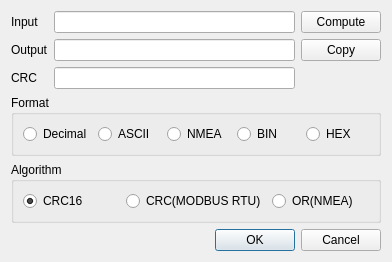
<?xml version="1.0" encoding="UTF-8"?>
<ui version="4.0">
 <class>DialogCRC</class>
 <widget class="QDialog" name="DialogCRC">
  <property name="geometry">
   <rect>
    <x>0</x>
    <y>0</y>
    <width>392</width>
    <height>237</height>
   </rect>
  </property>
  <property name="windowTitle">
   <string>Calc CRC</string>
  </property>
  <layout class="QGridLayout" name="gridLayout_3">
   <item row="0" column="0">
    <widget class="QLabel" name="label">
     <property name="text">
      <string>Input</string>
     </property>
    </widget>
   </item>
   <item row="0" column="1">
    <widget class="QLineEdit" name="line_in"/>
   </item>
   <item row="1" column="0">
    <widget class="QLabel" name="label_2">
     <property name="text">
      <string>Output</string>
     </property>
    </widget>
   </item>
   <item row="1" column="1">
    <widget class="QLineEdit" name="line_out"/>
   </item>
   <item row="1" column="2">
    <widget class="QPushButton" name="bt_copy">
     <property name="text">
      <string>Copy</string>
     </property>
    </widget>
   </item>
   <item row="2" column="0">
    <widget class="QLabel" name="label_3">
     <property name="text">
      <string>CRC</string>
     </property>
    </widget>
   </item>
   <item row="2" column="1">
    <widget class="QLineEdit" name="line_CRC"/>
   </item>
   <item row="4" column="0" colspan="3">
    <widget class="QGroupBox" name="groupBox">
     <property name="title">
      <string>Algorithm</string>
     </property>
     <layout class="QGridLayout" name="gridLayout">
      <item row="0" column="0">
       <widget class="QRadioButton" name="rbt_crc16">
        <property name="text">
         <string>CRC16</string>
        </property>
        <property name="checked">
         <bool>true</bool>
        </property>
       </widget>
      </item>
      <item row="0" column="1">
       <widget class="QRadioButton" name="rbt_crcMODBUS">
        <property name="text">
         <string>CRC(MODBUS RTU)</string>
        </property>
       </widget>
      </item>
      <item row="0" column="2">
       <widget class="QRadioButton" name="rbt_crcNMEA">
        <property name="text">
         <string>OR(NMEA)</string>
        </property>
       </widget>
      </item>
     </layout>
    </widget>
   </item>
   <item row="5" column="0" colspan="3">
    <widget class="QDialogButtonBox" name="btBox">
     <property name="orientation">
      <enum>Qt::Horizontal</enum>
     </property>
     <property name="standardButtons">
      <set>QDialogButtonBox::Cancel|QDialogButtonBox::Ok</set>
     </property>
    </widget>
   </item>
   <item row="0" column="2">
    <widget class="QPushButton" name="bt_compute">
     <property name="text">
      <string>Compute</string>
     </property>
    </widget>
   </item>
   <item row="3" column="0" colspan="3">
    <widget class="QGroupBox" name="groupBox_2">
     <property name="title">
      <string>Format</string>
     </property>
     <layout class="QHBoxLayout" name="horizontalLayout_2">
      <item>
       <widget class="QRadioButton" name="rbt_Dec">
        <property name="text">
         <string>Decimal</string>
        </property>
       </widget>
      </item>
      <item>
       <widget class="QRadioButton" name="rbt_ASCII">
        <property name="text">
         <string>ASCII</string>
        </property>
       </widget>
      </item>
      <item>
       <widget class="QRadioButton" name="rbt_NMEA">
        <property name="text">
         <string>NMEA</string>
        </property>
       </widget>
      </item>
      <item>
       <widget class="QRadioButton" name="rbt_BIN">
        <property name="text">
         <string>BIN</string>
        </property>
       </widget>
      </item>
      <item>
       <widget class="QRadioButton" name="rbt_HEX">
        <property name="text">
         <string>HEX</string>
        </property>
       </widget>
      </item>
     </layout>
    </widget>
   </item>
  </layout>
 </widget>
 <resources/>
 <connections>
  <connection>
   <sender>btBox</sender>
   <signal>accepted()</signal>
   <receiver>DialogCRC</receiver>
   <slot>accept()</slot>
   <hints>
    <hint type="sourcelabel">
     <x>248</x>
     <y>254</y>
    </hint>
    <hint type="destinationlabel">
     <x>157</x>
     <y>274</y>
    </hint>
   </hints>
  </connection>
  <connection>
   <sender>btBox</sender>
   <signal>rejected()</signal>
   <receiver>DialogCRC</receiver>
   <slot>reject()</slot>
   <hints>
    <hint type="sourcelabel">
     <x>316</x>
     <y>260</y>
    </hint>
    <hint type="destinationlabel">
     <x>286</x>
     <y>274</y>
    </hint>
   </hints>
  </connection>
 </connections>
</ui>
